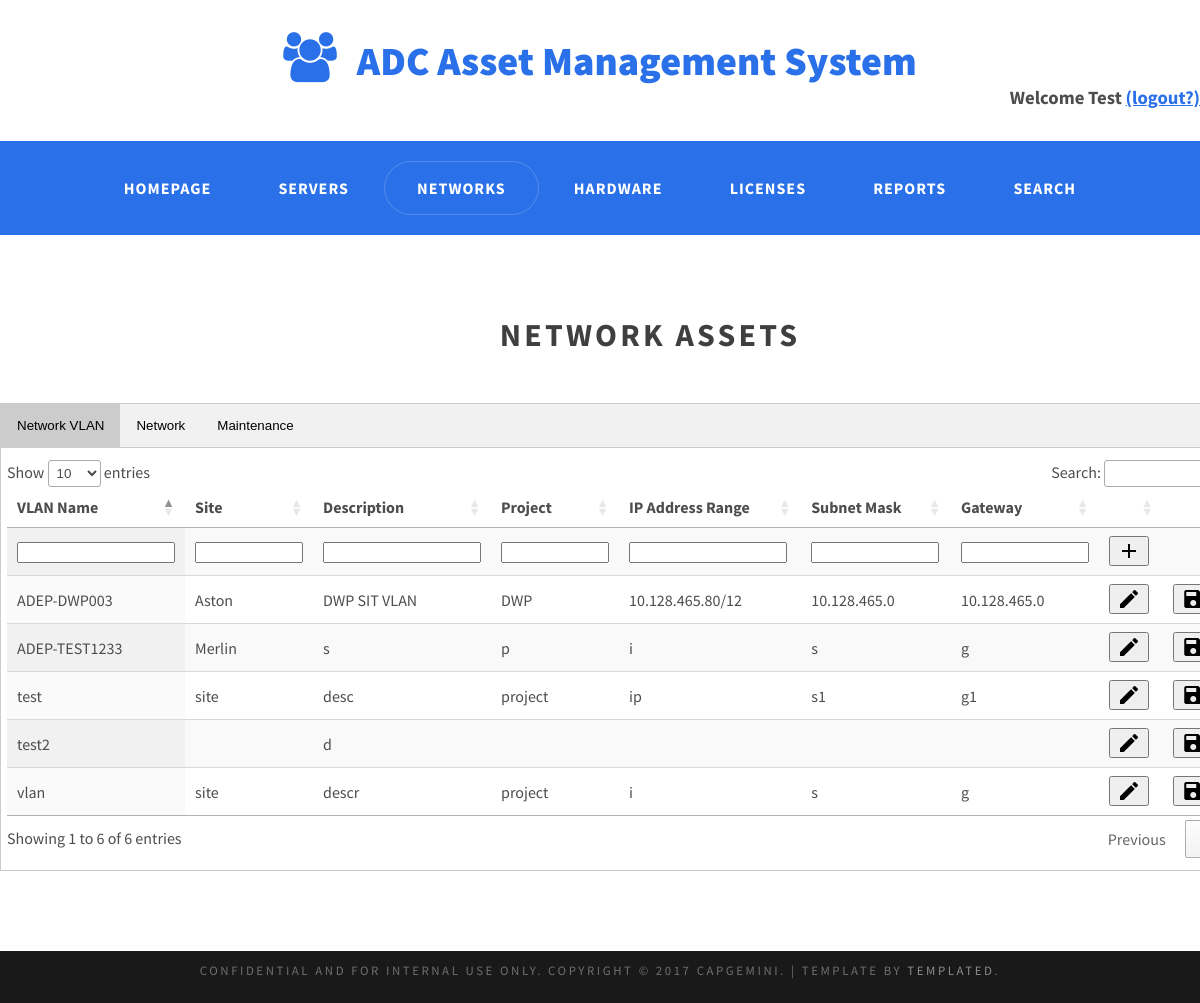
Screenshot of /network_asset.php (signed in) with the database file from the repository.
### tables this page shows
CREATE TABLE `network_vlan` (
  `vlan` varchar(48) NOT NULL,
  `site` varchar(48) NOT NULL,
  `description` varchar(48) NOT NULL,
  `ip_range` varchar(48) NOT NULL,
  `subnet` varchar(48) NOT NULL,
  `gateway` varchar(48) NOT NULL,
  `project` varchar(48) NOT NULL
);

### network_asset.php (the view, shortened to what this page needs)
<!DOCTYPE html PUBLIC "-//W3C//DTD XHTML 1.0 Strict//EN" "http://www.w3.org/TR/xhtml1/DTD/xhtml1-strict.dtd">
<html xmlns="http://www.w3.org/1999/xhtml">
<head>
<link rel="stylesheet" href="https://cdnjs.cloudflare.com/ajax/libs/font-awesome/4.7.0/css/font-awesome.min.css"/>
<link href="default.css" rel="stylesheet" type="text/css" media="all" />
<link href="fonts.css" rel="stylesheet" type="text/css" media="all" />
<link rel="stylesheet" type="text/css" href="//cdn.datatables.net/1.10.16/css/jquery.dataTables.css"/>
</head>
<body>
<div id="logo">
	<h1><a href="#" class="icon icon-group"><span>ADC Asset Management System</span></a></h1>
	<h3 align="right">Welcome <?php echo $_SESSION['first_name'] ?> <a href='logout.php'>(logout?)</a></h3>
</div>
<div id="header">
	<div id="menu" class="container">
		<ul>
			<li><a href="index.php" accesskey="1" title="">Homepage</a></li>
			<li><a href="assets.php" accesskey="2" title="">Servers</a></li>
			<li class="current_page_item"><a href="network_asset.php" accesskey="3" title="">Networks</a></li>
			<li><a href="hardware_asset.php" accesskey="4" title="">Hardware</a></li>
			<li><a href="license_asset.php" accesskey="5" title="">Licenses</a></li>
			<li><a href="reports.php" accesskey="6" title="">Reports</a></li>
			<li><a href="search.php" accesskey="7" title="">Search</a></li>
		</ul>
	</div>
</div>
<div id="featured-wrapper">
	<div id="featured" class="container2">
		<div class="major">
			<h2>Network Assets</h2>
		</div>
<div class="tab">
  <button class="tablinks" onclick="openTable(event, 'network_vlan')" id = "Btnnetwork_vlan">Network VLAN</button>
  <button class="tablinks" onclick="openTable(event, 'network')" id="Btnnetwork">Network</button>
  <button class="tablinks" onclick="openTable(event, 'maint')" id = "Btnmaint" >Maintenance</button>
</div>
		<div id="network_vlan" class="tabcontent">
		<table id="vlans" class="display">
    <thead>
        <tr>
            <th bgcolor="#ffffff">VLAN Name</th>
            <th>Site</th>
            <th>Description</th>
            <th>Project</th>
            <th>IP Address Range</th>
            <th>Subnet Mask</th>
            <th>Gateway</th>
            <th bgcolor ="#ffffff"></th>
            <th bgcolor ="#ffffff"></th>
        </tr>
    </thead>
    <tbody>
    	<?php
		$query = 'SELECT vlan,site,description,project,ip_range,subnet,gateway FROM network_vlan';
		require_once ('dbconnection.php');
            $data = $db->query($query);
            $data->setFetchMode(PDO::FETCH_ASSOC);
            foreach ($data as $row)
            {
                ?>
        <tr class="table-tr" id="row<?php echo $row['vlan'];?>">
            <td id="vlan_val<?php echo $row['vlan'];?>"><?php echo($vlan = $row['vlan']) ?></td>
            <td id="site_val<?php echo $row['vlan'];?>"><?php echo($row['site'])?></td>
            <td id="description_val<?php echo $row['vlan'];?>"><?php echo($row['description']) ?></td>
            <td id="project_val<?php echo $row['vlan'];?>"><?php echo($row['project']) ?></td>
            <td id="ip_range_val<?php echo $row['vlan'];?>"><?php echo($row['ip_range']) ?></td>
            <td id="subnet_val<?php echo $row['vlan'];?>"><?php echo($row['subnet']) ?></td>
            <td id="gateway_val<?php echo $row['vlan'];?>"><?php echo($row['gateway']) ?></td>
      		<td><input type='button' class="material-icons" id="edit_button<?php echo $row['vlan'];?>" value="edit" onclick="edit_row_vlan('<?php echo $row['vlan'];?>');"/></td>
   			<td><input type='button' class="material-icons" id="save_button<?php echo $row['vlan'];?>" value="save" onclick="save_row_vlan('<?php echo $row['vlan'];?>');"/></td>
      </tr>
			<?php }?>
        <tr id="new_row">
			<td><input type="text" id="new_vlan" style="width:150px"/></td>
 			<td><input type="text" id="new_site" style="width:100px"/></td>
			<td><input type="text" id="new_description" style="width:150px"/></td>
			<td><input type="text" id="new_project" style="width:100px"/></td>
			<td><input type="text" id="new_ip_range" style="width:150px"/></td>
			<td><input type="text" id="new_subnet" style="width:120px"/></td>
			<td><input type="text" id="new_gateway" style="width:120px"/></td>
			<td><input type="button" class="material-icons" value="add" onclick="insert_row_vlan(document.getElementById('new_vlan').value);"/></td>
			<td></td>
		</tr>
    </tbody>
</table>
</div>
		</div>
</div>
<div id="copyright" class="container">
	<p>Confidential and for internal use only. Copyright &copy; 2017 Capgemini. | Template by <a href="http://templated.co" rel="nofollow">TEMPLATED</a>.</p>
</div>
</body>
</html>

### default.css (style rules this page uses)
html, body { height: 100%; }
body { margin: 0px; padding: 0px; background: #191919; font-family: 'Source Sans Pro', sans-serif; font-size: 12pt; font-weight: 400; color: #4E4D4D; }
h1, h2, h3 { margin: 0; padding: 0; }
p, ol, ul { margin-top: 0; }
ol, ul { padding: 0; list-style: none; }
p { line-height: 180%; }
a { color: #383838; }
.container { width: 1200px; margin: 0px auto; }
.container2 { width: 1300px; margin: 0px auto; }
.major { overflow: hidden; margin-bottom: 3em; text-align: center; }
.major h2 { letter-spacing: 0.10em; text-transform: uppercase; font-size: 2em; font-weight: 700; color: #3f3f3f; }
#header { background: #2A70E8; }
#logo { padding: 2em 0em; background: #FFF; }
#logo h1 { text-align: center; font-weight: 900; font-size: 2.5em; }
#logo span { padding: 0em 0em 0em 0.5em; }
#logo a { color: #2A70E8; }
#menu ul { margin: 0; padding: 20px 0px 20px 0px; list-style: none; line-height: normal; text-align: center; }
#menu li { display: inline-block; }
#menu a { display: block; padding: 1em 2em; letter-spacing: 1px; text-decoration: none; text-transform: uppercase; font-size: 1em; font-weight: 700; color: #FFF; }
#menu .current_page_item a { border-radius: 30px; border: 1px solid; border-color: rgba(255,255,255,.2); }
#copyright { overflow: hidden; padding: 0.5em 0em; }
#copyright p { letter-spacing: 0.20em; text-align: center; text-transform: uppercase; font-size: 0.80em; color: #6F6F6F; }
#copyright a { text-decoration: none; color: #8C8C8C; }
#featured-wrapper { overflow: hidden; padding: 5em 0em; background: #FFF; }
#featured h2 { text-align: center; }
div.tab { overflow: hidden; border: 1px solid #ccc; background-color: #f1f1f1; }
div.tab button { background-color: inherit; float: left; border: none; outline: none; cursor: pointer; padding: 14px 16px; transition: 0.3s; }
div.tab button.active { background-color: #ccc; }
.tabcontent { padding: 12px 6px; border: 1px solid #ccc; border-top: none; }

### rows the page displays
network_vlan: vlan "ADEP-DWP003", site "Aston", description "DWP SIT VLAN", project "DWP", ip_range "10.128.465.80/12", subnet "10.128.465.0", gateway "10.128.465.0"
network_vlan: vlan "test", site "site", description "desc", project "project", ip_range "ip", subnet "s1", gateway "g1"
network_vlan: vlan "ADEP-TEST1233", site "Merlin", description "s", project "p", ip_range "i", subnet "s", gateway "g"
network_vlan: vlan "vlan", site "site", description "descr", project "project", ip_range "i", subnet "s", gateway "g"
network_vlan: vlan "test2", description "d"

### other values shown
$_SESSION['first_name'] "Test"
